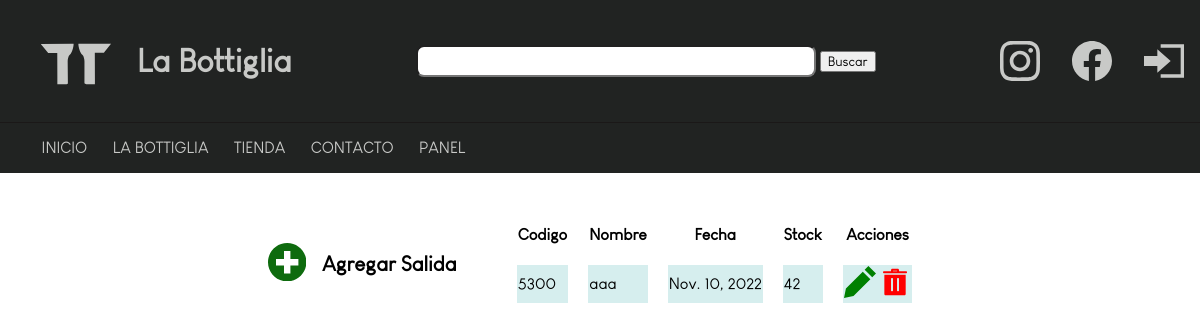
The app's page /panel/salidas/ (signed in), older data.
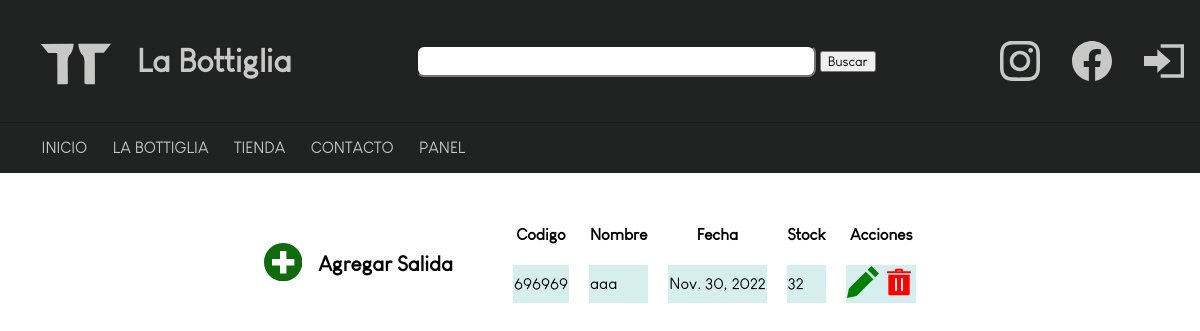
The same page, newer data.
### database/models.py (models this page shows)
class salidas(models.Model):
    codigo = models.CharField(max_length = 50)
    nombre = models.CharField(max_length = 50)
    fecha = models.DateField()
    stock = models.IntegerField()

### database/views.py (the view)
# urls.py: path('panel/salidas/',staff_member_required(SalidasList.as_view()),name='panel-salidas'),
class SalidasList(LoginRequiredMixin,ListView):
    model = salidas
    template_name = 'panel_salidas.html'

### tiendaOnline/templates/panel_salidas.html (shortened to what this page needs)
{% extends 'base.html' %}
{% block contenido %}
{% if object_list %}
<div class="container">
    <div class="botonContainer">
        <a href="{% url 'panel-salidas-nuevo'%}"><svg xmlns="http://www.w3.org/2000/svg" width="2.4rem" height="2.4rem" viewBox="0 0 24 24"><path class='agregar_icon' d="M12 0c-6.627 0-12 5.373-12 12s5.373 12 12 12 12-5.373 12-12-5.373-12-12-12zm7 14h-5v5h-4v-5h-5v-4h5v-5h4v5h5v4z"/></svg></a>
        <h4 style='font-size:1.3rem;'>Agregar Salida</h4>
    </div>
    <table cellspacing='20px'>
        <tr class='panelRow'>
            <th>Codigo</th>
            <th>Nombre</th>
            <th>Fecha</th>
            <th>Stock</th>
            <th>Acciones</th>
        </tr>
        {% for salida in object_list %}
        <tr class='panelRow'>
            <td>{{salida.codigo}}</td>
            <td>{{salida.nombre}}</td>
            <td>{{salida.fecha}}</td>
            <td>{{salida.stock}}</td>
            <td><a href="{% url 'panel-salidas-editar' salida.id %}"><svg xmlns="http://www.w3.org/2000/svg" width="2rem" height="2rem" viewBox="0 0 24 24"><path class='editar_icon' d="M19.769 9.923l-12.642 12.639-7.127 1.438 1.438-7.128 12.641-12.64 5.69 5.691zm1.414-1.414l2.817-2.82-5.691-5.689-2.816 2.817 5.69 5.692z"/></svg></a> <a href="{% url 'panel-salidas-delete' salida.id %}"></a></td>
        </tr>
        {% endfor %}
    </table>
</div>
{% else %}
<h3>No Hay salidas</h3>
{% endif %}
{% endblock contenido %}

Row changes from the older to the newer data that the page shows:
removed salidas: codigo "5300", nombre "aaa", fecha "Nov. 10, 2022", stock "42"
added salidas: codigo "696969", nombre "aaa", fecha "Nov. 30, 2022", stock "32"
